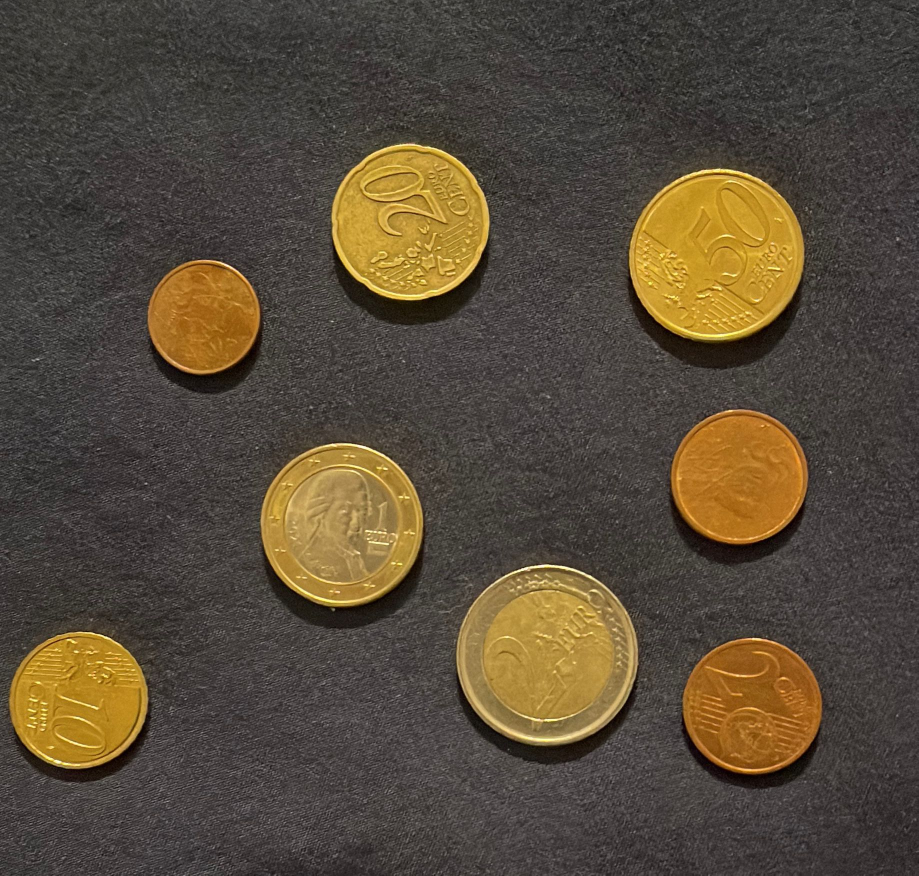
#> input picture img_pieces/15.jpeg, 1837 x 1751 px (shown at 1/2 size)
$ python -i detection_utils.py   (imports and definitions only)
#> lines starting #> are read from the running program, lines starting #| are printed output that depends on the picture; after the words box and inside, x2 and y2 are one past the last pixel; in counts of white or black regions, pixels touching at a corner belong together
#> further down, picture is the input picture: shape (1751, 1837, 3); mean B, G, R 57.7, 74.9, 86.7
### src/preproc.py
# finalement pre traitement qu'on garde pour la detection des pieces
import cv2

def pretraitement(img):
    """
    Prétraitement HSV V : robuste éclairage/textures.
    """

    hsv = cv2.cvtColor(img, cv2.COLOR_BGR2HSV)
#> hsv: shape (1751, 1837, 3); mean H, S, V 15.4, 58.4, 86.7
    v_channel = hsv[:,:,2]
    # normalisation locale
    clahe = cv2.createCLAHE(clipLimit=1.5, tileGridSize=(8,8))
    enhanced_v = clahe.apply(v_channel)
    # réduire bruit avec gaussian blur
    gauss_blur = cv2.GaussianBlur(enhanced_v, (13, 13), 0)

    return gauss_blur

### src/detection_utils.py
import numpy as np
import cv2
from src.preproc import *


# [21 lines left out: function detecter_pieces_hough, not called in this run]


def detecter_pieces_watershed(img):
    """
    détection par segmentation watershed
    """
    preprocessed = pretraitement(img)

    #on binarise avec Otsu
    ret, thresh = cv2.threshold(preprocessed, 0, 255, cv2.THRESH_BINARY_INV + cv2.THRESH_OTSU)
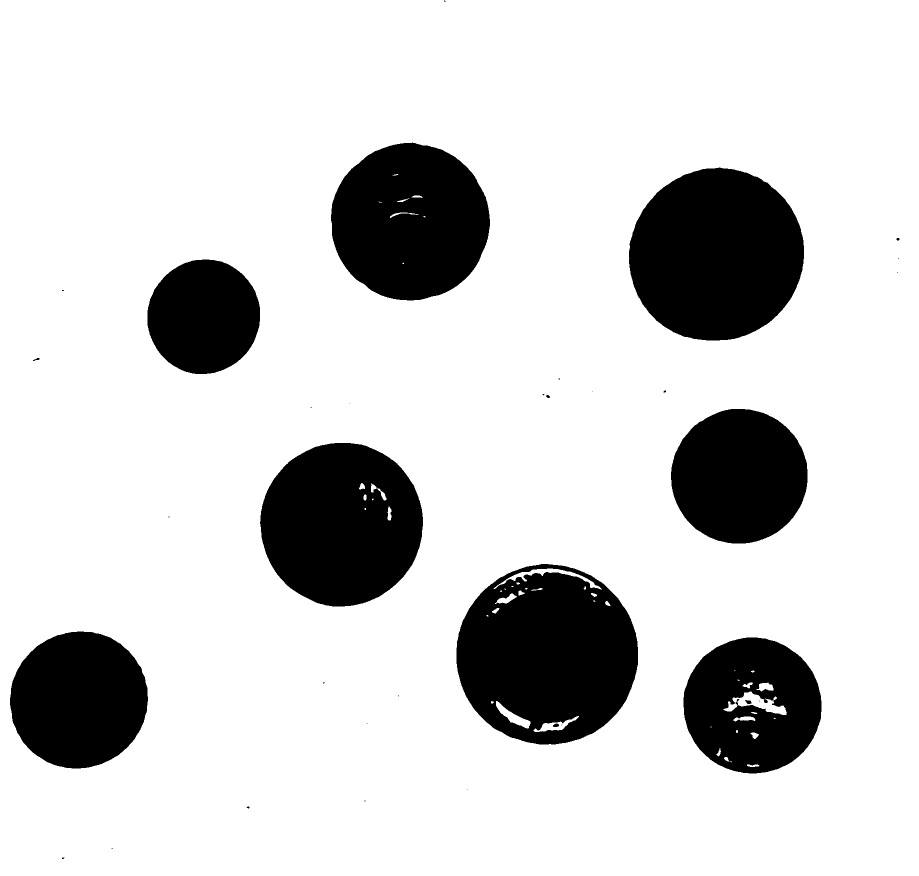
#> thresh: shape (1751, 1837) (shown at 1/2 size); 82.4% white; 34 black regions (21 under 20 px), largest, box (x1, y1, x2, y2) and area: (913, 1128, 1276, 1489) 98349, (1258, 335, 1608, 681) 94952, (520, 886, 846, 1213) 82729
#> ret = 133

    # pour retirer le bruit
    kernel = np.ones((3,3), np.uint8)
    opening = cv2.morphologyEx(thresh, cv2.MORPH_OPEN, kernel, iterations=2)
#> opening: shape (1751, 1837); 82.3% white; 32 black regions (21 under 20 px), largest, box (x1, y1, x2, y2) and area: (913, 1128, 1276, 1489) 99238, (1258, 335, 1608, 681) 94953, (520, 886, 846, 1213) 82850

    dilated = cv2.dilate(opening, kernel, iterations=3)
#> dilated: shape (1751, 1837); 83.4% white; 17 black regions (7 under 20 px), largest, box (x1, y1, x2, y2) and area: (916, 1145, 1273, 1486) 91074, (1261, 339, 1605, 678) 90811, (524, 889, 843, 1210) 78083

    #pour mieux identifier les bords des pieces, bien distinguer du fond
    dist_transform = cv2.distanceTransform(opening, cv2.DIST_L2, 5)
    ret, piece_sur = cv2.threshold(dist_transform, 0.6 * dist_transform.max(), 255, 0)
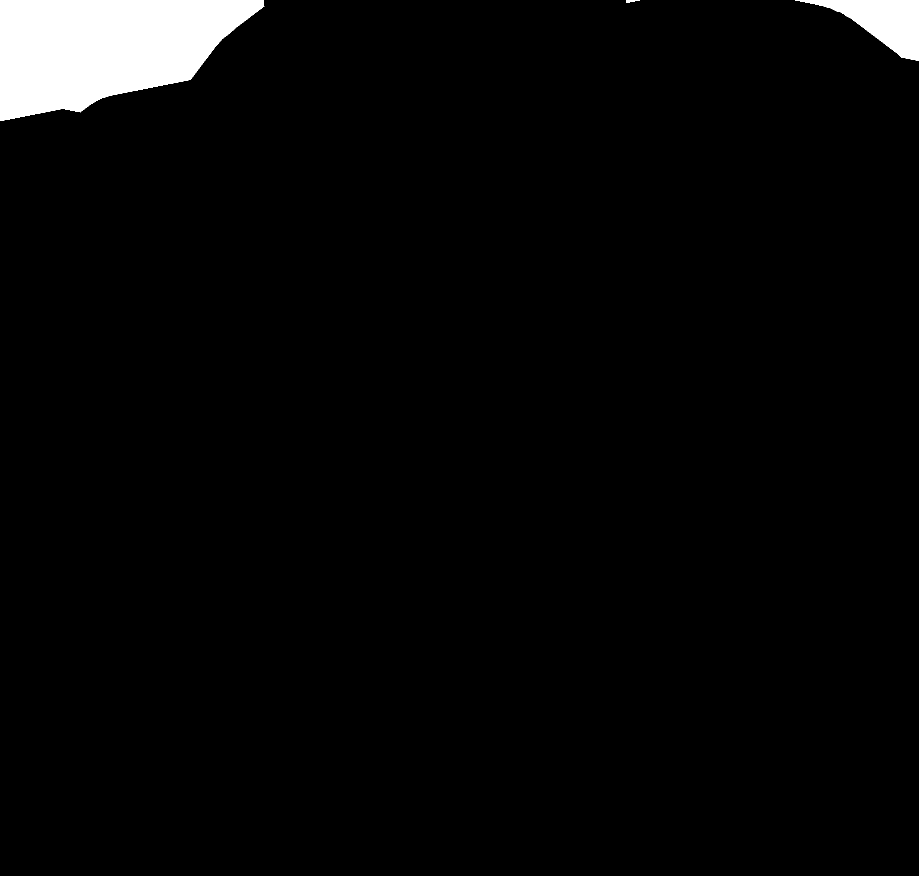
#> piece_sur: shape (1751, 1837) float32 (shown at 1/2 size); 3.2% white; 3 white regions, box (x1, y1, x2, y2) and area: (0, 0, 529, 242) 88360, (1590, 0, 1837, 122) 13281, (1253, 0, 1280, 6) 87
#> ret = 362.6

    #on va identifier les regions inconnues (ca peut etre un bord de piece comme appartenir au fond on sait pas trop)
    piece_sur = np.uint8(piece_sur)
    inconnu = cv2.subtract(dilated, piece_sur)
#> inconnu: shape (1751, 1837); 80.3% white; 20 black regions (7 under 20 px), largest, box (x1, y1, x2, y2) and area: (916, 1145, 1273, 1486) 91074, (1261, 339, 1605, 678) 90811, (0, 0, 529, 242) 88360

    #composantes connexes
    ret, labels = cv2.connectedComponents(piece_sur)
#> labels: shape (1751, 1837) int32; 4 distinct labels, from 0 to 3
#> ret = 4
    labels = labels + 1
#> labels: shape (1751, 1837) int32; 4 distinct labels, from 1 to 4
    labels[inconnu == 255] = 0
#> labels: shape (1751, 1837) int32; 5 distinct labels, from 0 to 4

    # watershed (attetion avec img couleur)
    labels = cv2.watershed(img, labels)
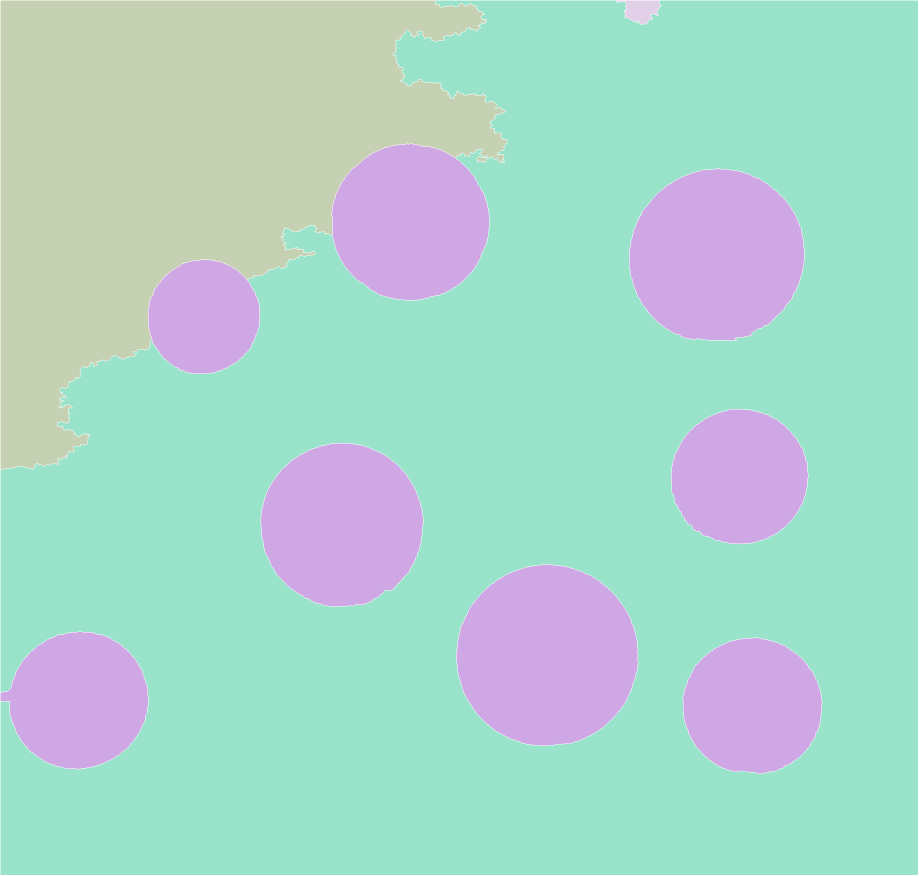
#> labels: shape (1751, 1837) int32 (shown at 1/2 size); 5 distinct labels, from -1 to 4; one colour per label, 0 black, -1 white

    #recuperer les cercles
    circles = []
    labels_unique = np.unique(labels)
#> labels_unique = [-1, 1, 2, 3, 4]

    for label in labels_unique:
        if label <= 1: continue # 0=frontière, 1=fond
        mask = np.zeros(preprocessed.shape, dtype=np.uint8)
        mask[labels == label] = 255
        cnts, _ = cv2.findContours(mask, cv2.RETR_EXTERNAL, cv2.CHAIN_APPROX_SIMPLE)

        if len(cnts) > 0:
            c = max(cnts, key=cv2.contourArea)
            ((x, y), radius) = cv2.minEnclosingCircle(c)
            area = cv2.contourArea(c)
            if 20 < radius < 110 and area > 600:
                perimeter = cv2.arcLength(c, True)
                if perimeter > 0:
                    circularity = 4 * np.pi * area / (perimeter * perimeter)
                    if circularity > 0.75:
                        circles.append((int(x), int(y), int(radius)))
#> this loop made 5 passes
#> (x, y, radius, area, perimeter, circularity) on pass 4: (1277.5, 6.16, 44.78, 2417, 301.6, 0.334)
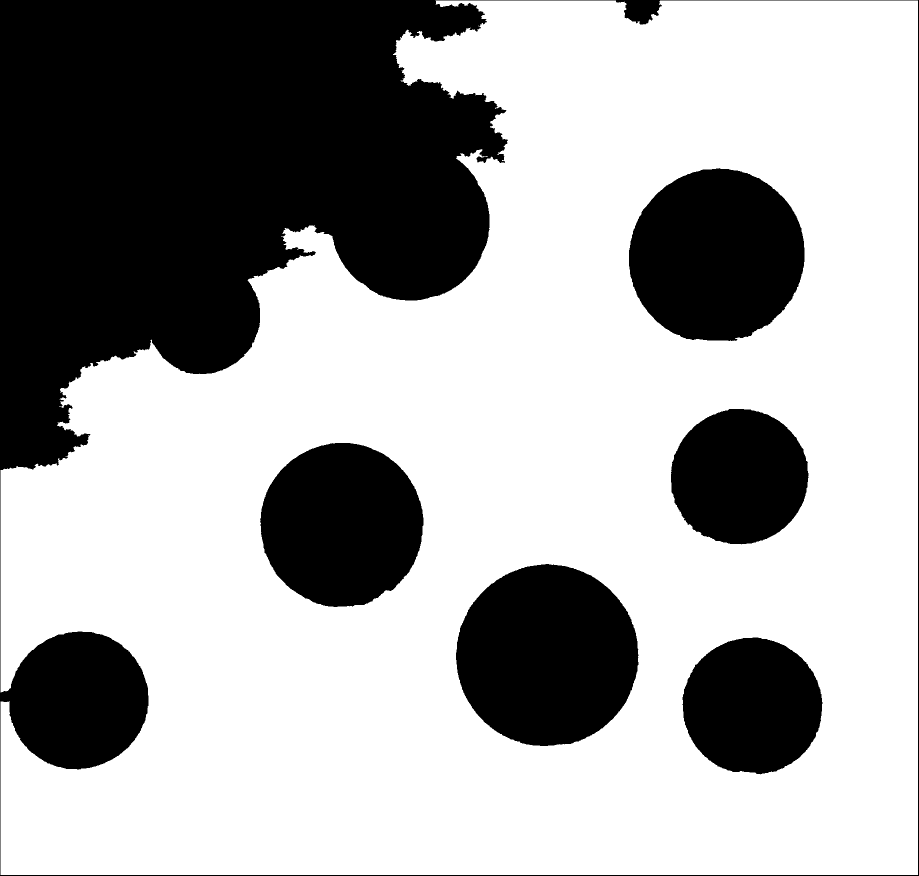
#> mask: shape (1751, 1837) (shown at 1/2 size); 65.7% white; 6 black regions, box (x1, y1, x2, y2) and area: (0, 0, 1837, 1751) 701661, (912, 1128, 1277, 1492) 103929, (1258, 336, 1609, 682) 95441, (520, 886, 847, 1214) 83747, (1365, 1275, 1645, 1549) 59833, (1342, 818, 1617, 1089) 58402
#> after the loop, circles = []

    return np.array(circles) if len(circles) > 0 else None


# [44 lines left out: function fusionner_cercles, not called in this run]

"""
def fusionner_cercles(circles1, circles2, dist_k=0.35, rtol=0.25, prefer_first=True):
    #fusionne deux listes de cercles (avec élimination des doublons).
    #prefer_first pour etre sur qu'on fait bien un choix si égalité (true alors on garde celui de C1)
    if circles1 is None and circles2 is None:
        return None
    if circles1 is None:
        return np.array(list(circles2))
    if circles2 is None:
        return np.array(list(circles1))

    c1_list = [tuple(map(int, c)) for c in list(circles1)]
    c2_list = [tuple(map(int, c)) for c in list(circles2)]

    merged = c1_list.copy()

    for (x2, y2, r2) in c2_list:
        # attention doublon si centres proches et rayons proches
        def is_doublon(cercleI):
            i, (x1, y1, r1) = cercleI
            dx, dy = x1 - x2, y1 - y2
            dist = (dx*dx + dy*dy) ** 0.5
            return dist < dist_k * min(r1, r2) and abs(r1 - r2) < rtol * max(r1, r2)

        duplicate = next(filter(is_doublon, enumerate(merged)), None)
        if duplicate is None:
            merged.append((x2, y2, r2))
        else:
            #si on ne préfère pas C1, on peut garder le plus "grand"
            if not prefer_first:
                duplicate_idx, (x1, y1, r1) = duplicate
                if r2 > r1:
                    merged[duplicate_idx] = (x2, y2, r2)

    return np.array(merged, dtype=int)
"""

>>> import cv2
>>> picture = cv2.imread('../img_pieces/15.jpeg')
>>> result = detecter_pieces_watershed(picture)

$ run again, on img_pieces/16.jpeg
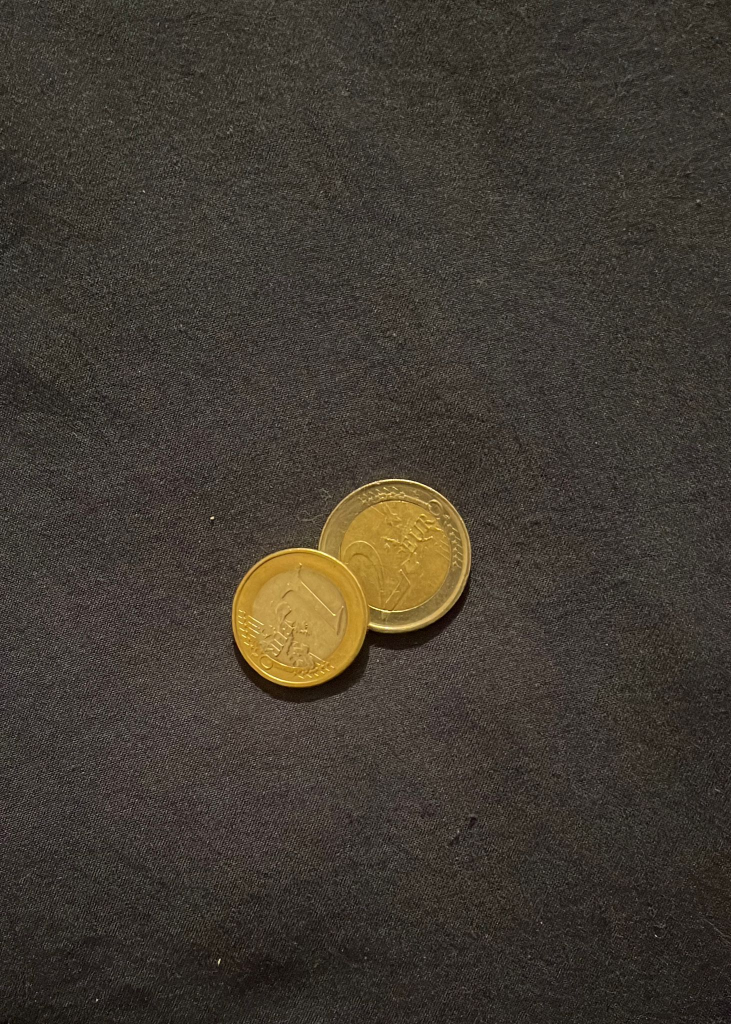
#> input picture img_pieces/16.jpeg, 1462 x 2048 px (shown at 1/2 size)
#> picture is the input picture: shape (2048, 1462, 3); mean B, G, R 49.5, 58.5, 65.3
#> hsv: shape (2048, 1462, 3); mean H, S, V 16, 58.9, 65.3
#> in detecter_pieces_watershed, `ret, thresh = cv2.threshold(preprocessed, 0, 255, cv2.THRESH_BINARY_IN..`:
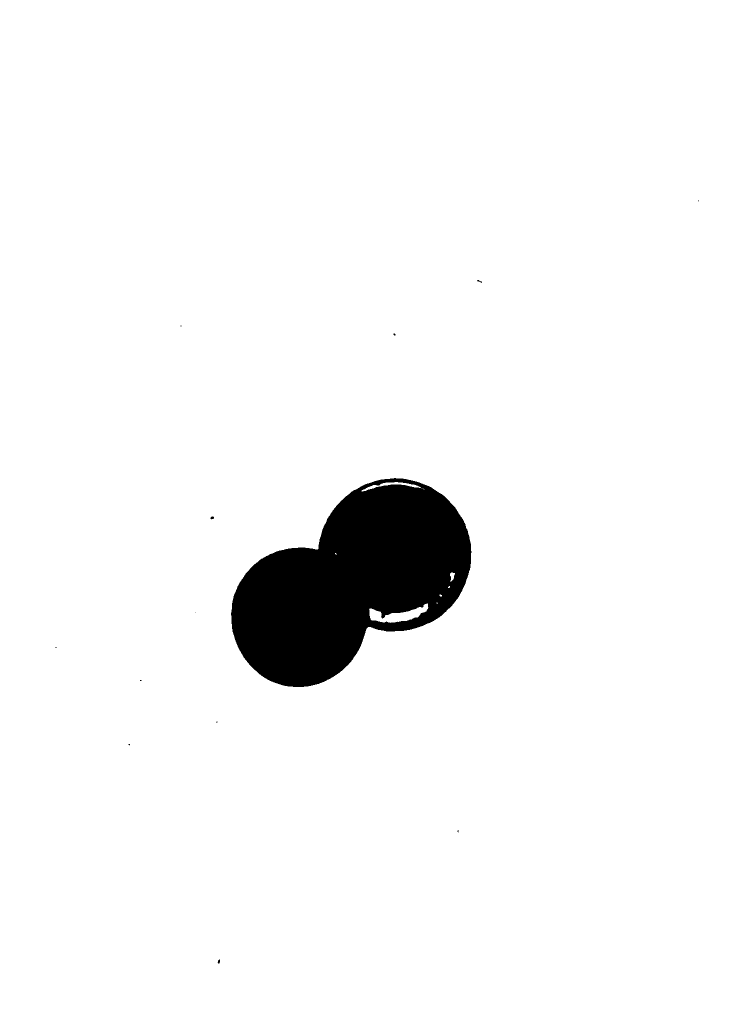
#> thresh: shape (2048, 1462) (shown at 1/2 size); 95.9% white; 13 black regions (9 under 20 px), largest, box (x1, y1, x2, y2) and area: (462, 956, 943, 1374) 122608, (421, 1033, 428, 1039) 31, (435, 1919, 440, 1927) 28, (954, 560, 964, 566) 23
#> in detecter_pieces_watershed, `ret, thresh = cv2.threshold(preprocessed, 0, 255, cv2.THRESH_BINARY_IN..`: ret = 138
#> dilated: shape (2048, 1462); 96.1% white; 2 black regions (1 under 20 px), largest, box (x1, y1, x2, y2) and area: (466, 960, 939, 1371) 115804
#> in detecter_pieces_watershed, `ret, piece_sur = cv2.threshold(dist_transform, 0.6 * dist_transform.ma..`: ret = 441.9
#> inconnu: shape (2048, 1462); 83% white; 6 black regions (1 under 20 px), largest, box (x1, y1, x2, y2) and area: (0, 0, 1194, 396) 233582, (1143, 830, 1462, 2048) 157249, (466, 960, 939, 1371) 115804, (0, 1960, 18, 2048) 814, (0, 1850, 7, 1889) 153
#> in detecter_pieces_watershed, `ret, labels = cv2.connectedComponents(piece_sur)`: ret = 5
#> labels_unique = [-1, 1, 2, 3, 4, 5]
#> the loop in detecter_pieces_watershed, `for label in labels_unique:` made 6 passes
#> (x, y, radius, area, perimeter, circularity) on pass 5: (8.5, 1857.5, 45.13, 1490, 291.8, 0.22)
#> after the loop in detecter_pieces_watershed, `for label in labels_unique:`:
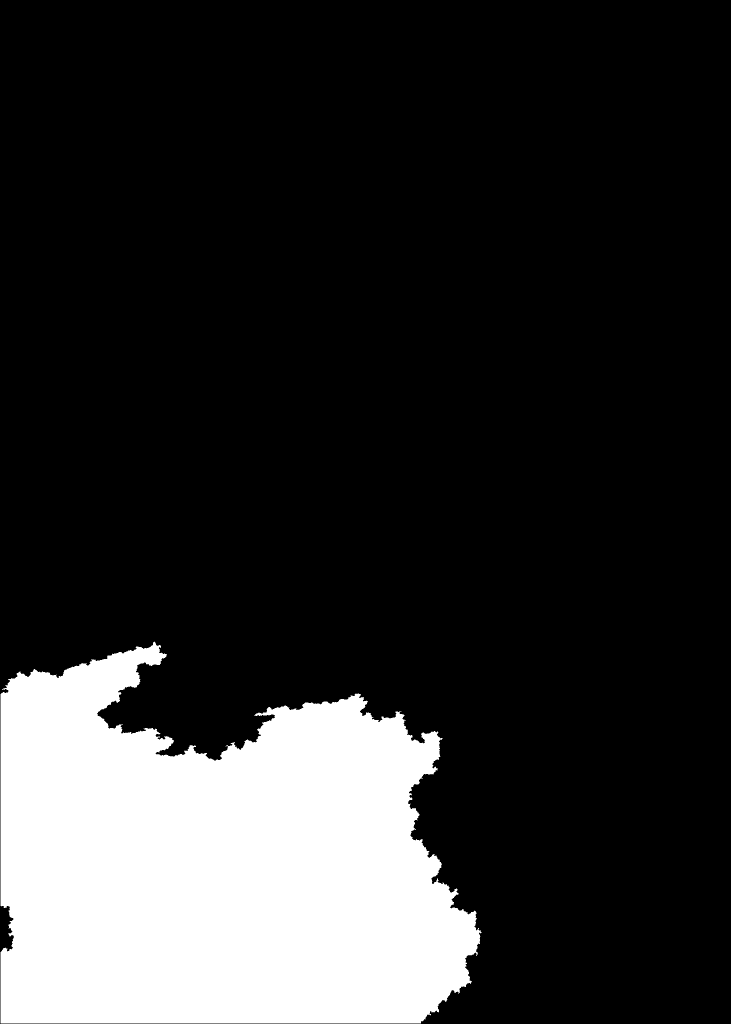
#> mask: shape (2048, 1462) (shown at 1/2 size); 18.5% white; 1 white region, box (x1, y1, x2, y2) and area: (1, 1283, 963, 2047) 553159
#> after the loop in detecter_pieces_watershed, `for label in labels_unique:`: circles = []
